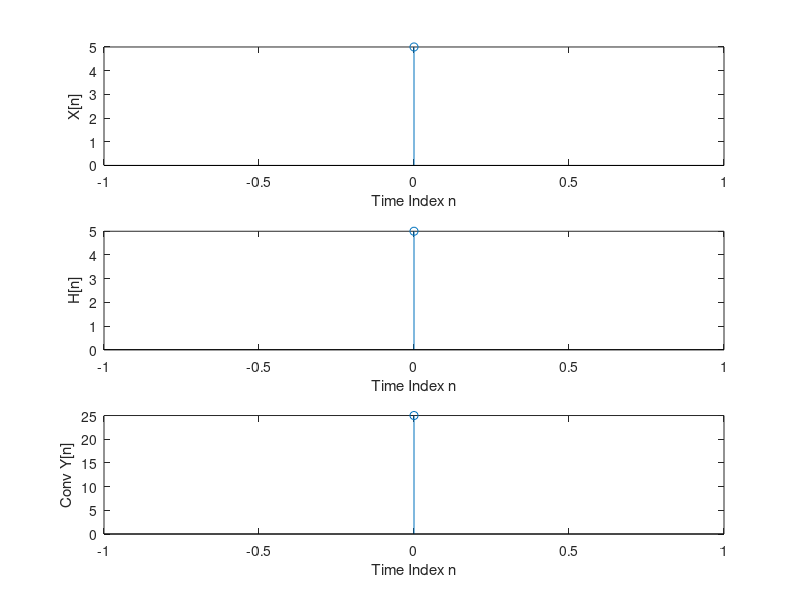

Write the MATLAB code that produced this figure.
x = input("Enter the array X :\t");
h = input("Enter the sequence H :\t");
b = length(x)-1;
n = [0:b];
subplot(3,1,1);
stem(n,x);
xlabel('Time Index n');
ylabel('X[n]');
b = length(h)-1;
n = [0:b];
subplot(3,1,2);
stem(n,h);
xlabel('Time Index n');
ylabel('H[n]');
y = conv(x,h);
b = length(y)-1;
n = [0:b];
subplot(3,1,3);
stem(n,y);
xlabel('Time Index n');
ylabel('Conv Y[n]');
